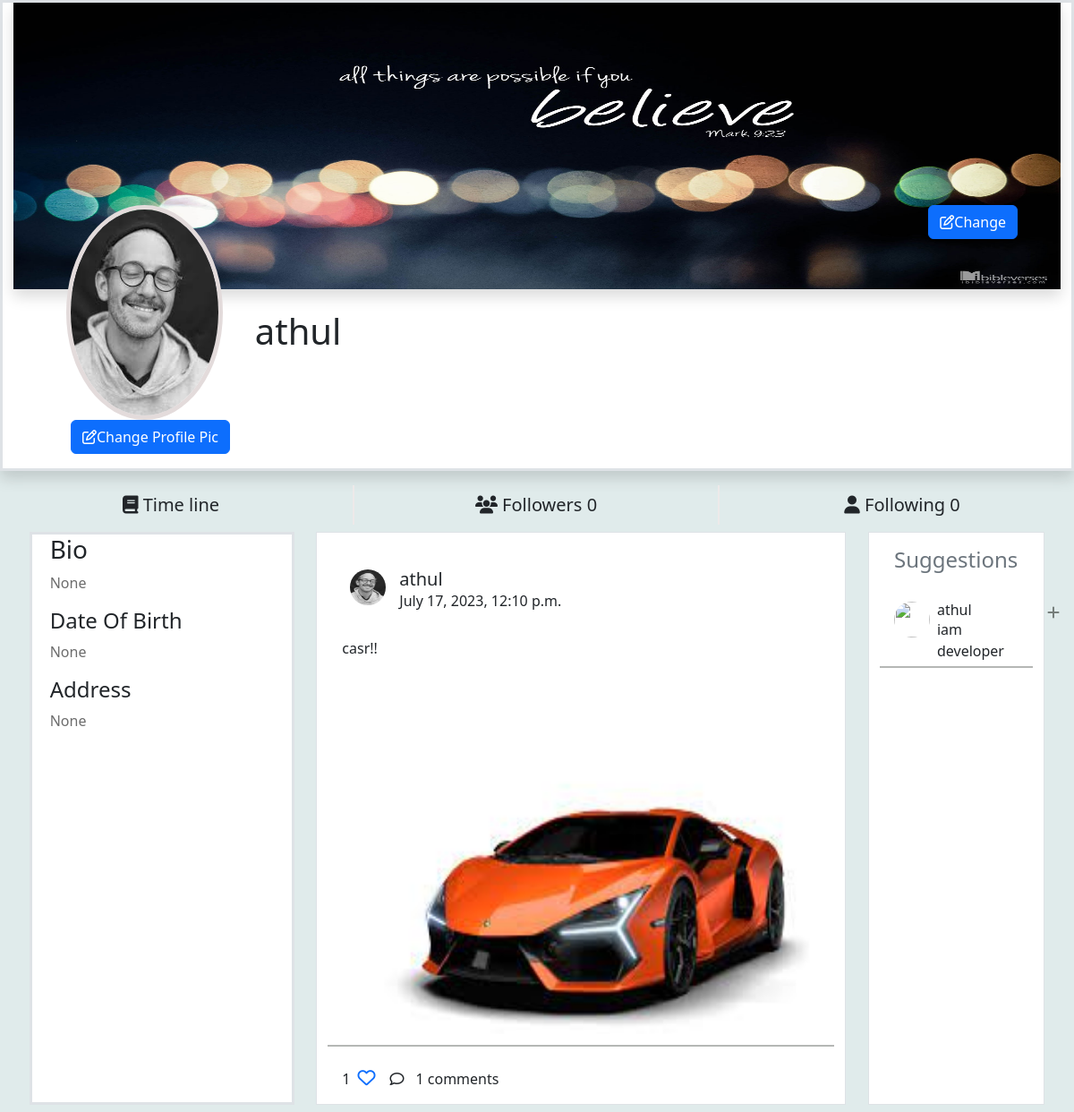
The app's page /profile/1/detail/ (signed in) with its own data.
### myapp/models.py (models this page shows, shortened)
class UserProfile(models.Model):
    user=models.OneToOneField(User,on_delete=models.CASCADE,related_name="profile")
    profile_pic=models.ImageField(upload_to="profilepics",blank=True,default="/profilepics/default.jpg")
    bio=models.CharField(max_length=200,null=True)
    address=models.CharField(max_length=200,null=True)
    dob=models.DateTimeField(null=True)
    following=models.ManyToManyField("self",related_name="followed_by",symmetrical=False)
    created_date=models.DateTimeField(auto_now_add=True)
    cover_pic=models.ImageField(upload_to="coverpic",blank=True,default="/profilepics/cover.jpg")
    def __str__(self):
        return self.user.username

class Posts(models.Model):
    title=models.CharField(max_length=200)
    image=models.ImageField(upload_to="postimages",null=True,blank=True)
    user=models.ForeignKey(User,on_delete=models.CASCADE,related_name="userposts")
    created_date=models.DateTimeField(auto_now_add=True)
    liked_by=models.ManyToManyField(User,related_name="post_like")

class Comments(models.Model):
    user=models.ForeignKey(User,on_delete=models.CASCADE,related_name="comment")
    comment_text=models.CharField(max_length=200)
    post=models.ForeignKey(Posts,on_delete=models.CASCADE,related_name="post_comment")
    created_date=models.DateTimeField(auto_now_add=True)

### myapp/views.py (the view)
# urls.py: path('profile/<int:pk>/detail/',views.ProfileDetailview.as_view(),name='profile-detail'),
@method_decorator(sign_required,name='dispatch')
class ProfileDetailview(DetailView):
    model=UserProfile
    template_name="profiledet.html"
    context_object_name="profile"

### myapp/views.py (called while the page is built)
def sign_required(fn):
    def wrapper(request,*args,**kwargs):
        if not request.user.is_authenticated:
            messages.error(request,'Please Login')
            return redirect('login')
        return fn(request,*args,**kwargs)
    return wrapper

### myapp/templates/profiledet.html (shortened to what this page needs)
<!DOCTYPE html>
{%load static%}
<html lang="en">
<head>
    <link rel="stylesheet" href="https://cdnjs.cloudflare.com/ajax/libs/font-awesome/6.3.0/css/all.min.css"
 />
    <link href="https://cdn.jsdelivr.net/npm/bootstrap@5.3.0-alpha1/dist/css/bootstrap.min.css" rel="stylesheet"
>
    <link rel="stylesheet" href="{%static 'css/profile.css'%}">
</head>
<body style="background-color: rgb(224, 235, 235);">
    <div class="container-fluid border border-3 shadow bg-white">
        <div class="cover_section">
            <img class="coverpic shadow" src="{{profile.cover_pic.url}}" alt="">
        </div>
        <div class="profile_section d-flex justify-content-between">
            <img class="propic" src="{{profile.profile_pic.url}}" alt="">
            <h1 class="onwername ">{{profile.user}}</h1>
            <div class=" me-5">
                <button class="btn btn-primary" data-bs-toggle="modal" data-bs-target="#exampleModal"><i class="fa-regular fa-pen-to-square"></i>Change</button></div>
        </div>
        <div class="ms-5 ps-3 pb-3">
            <button class="btn btn-primary" data-bs-toggle="modal" data-bs-target="#exampleModal1"><i class="fa-regular fa-pen-to-square"></i>Change Profile Pic</button></div>
    </div>
        <div class="row d-flex justify-content-evenly">
            <div class="col-4 text-center mt-3 swich  "><a class="btn fs-5" href=""><span><i
                            class="fa-solid fa-book"></i></span> Time line</a></div>
             <div class="col-4 text-center mt-3 swich ">
                <button class="btn fs-5" data-bs-toggle="modal" data-bs-target="#exampleModalfws">
                    <span><i class="fa-solid fa-users"></i></span> Followers {{profile.followed_by.all | length}}</a></div>
            <div class="col-4 text-center mt-3  ">
                <button class="btn fs-5" data-bs-toggle="modal" data-bs-target="#exampleModalfol">
                    <span><i class="fa-solid fa-user"></i></span> Following {{profile.following.all | length}}</a></div>
        </div>
    <div class="container-fluid ">
        <div class="row p-2 d-flex justify-content-evenly">
            <div class="col-3 bg-white  border border-3 ">
                <div class="ms-2">
                    <h3 class="">Bio</h3>
                    <p class=" o">{{profile.bio}}</p>
                    <h4>Date Of Birth</h4>
                    <p class="o">{{profile.dob}}</p>
                    <h4>Address</h4>
                    <p class="o">{{profile.address}}</p>
                </div>
            </div>
            <div class="col-6 bg-white  border">
                {%for p in profile.user.userposts.all%}
                <div class="allpost mt-4 bg-white">
                    <div class="d-flex p-3">
                        <div class="ms-2">
                            <img class="ownerpic" src="{{p.user.profile.profile_pic.url}}" alt="">
                        </div>
                        <div class="ms-3">
                            <h5 class="m-0">{{p.user}}</h5>
                            <p class="m-0">{{p.created_date}}</p>
                        </div>
                    </div>
                    <div class="posttitle p-3">
                        <h6>{{p.title}}</h6>
                    </div>
                    <div>
                        {%if p.image%}
                        <img class="postimg" src="{{p.image.url}}" alt="">
                        {%endif%}
                    </div>
                    <div class="lines mt-2 mb-2"></div>
                    <div class="d-flex">
                        <div class="ms-3  d-flex  align-items-center">
                            <p class="mt-3">{{p.liked_by.all | length}}</p>
                            <a href=""><i class="love fa-sharp fa-regular fa-heart ms-2"></i></a>
                        </div>
                        <div class="ms-3  d-flex  align-items-center">
                            <i class="fa-regular fa-comment"></i>
                            <div class="dropdown">
                                <a class="btn" href="#" role="button" data-bs-toggle="dropdown"
                                    aria-expanded="false">
                                    {{p.post_comment.all | length}} comments
                                </a>
                            </div>
                        </div>
                    </div>
                </div>
                {%endfor%}
            </div>
            <div class="col-2 bg-white  border">
                <div class="profilesection bg-white">
                    <h4 class="text-secondary p-3">Suggestions</h4>
                    <div class="p-item ">
                        <div class="peoples d-flex mt-3 ms-3">
                            <div>
                                <img class="peopleimg" src="image/download.png" alt="">
                            </div>
                            <div class="ms-2">
                                <h6 class="m-0">{{profile}}</h6>
                                <p class="m-0">iam developer</p>
                            </div>
                            <a href="" class="ms-5"><i style="color:rgba(11, 17, 11, 0.5) ;"
                                    class="fa-solid fa-plus"></i></a>
                        </div>
                        <div class="lines"></div>
                    </div>
                </div>
            </div>
        </div>
    </div>
</body>
</html>

### myapp/static/css/profile.css (style rules this page uses)
* { font-family: 'Segoe UI', Tahoma, Geneva, Verdana, sans-serif; }
.coverpic { width: 100%; height: 40vh; }
.propic { width: 15%; height: 30vh; margin-left: 5%; border-radius: 50%; border: 5px solid rgb(227, 219, 219); }
.profile_section { margin-top: -8%; }
.swich { border-right: 2px solid rgb(237, 233, 233); }
.onwername { margin-top: 10%; margin-left: -53%; font-family: 'Segoe UI', Tahoma, Geneva, Verdana, sans-serif; }
.o { color: rgba(11, 11, 11, 0.6); }
.ownerpic { margin: 2%; border-radius: 50%; width: 40px; height: 40px; }
.postimg { padding: 4px; width: 100%; height: 50vh; }
.love { font-size: 20px; }
.peopleimg { width:40px; height: 40px; border-radius: 50%; }
.peoples { width: 100%; }
.lines { margin-top: 5px; background-color:rgba(11, 17, 11, 0.3); height: 2px; width: 100%; }
.p-item { width: 100%; }

### records on screen
UserProfile: cover_pic (picture), profile_pic (picture), user "athul", followed_by.all|length "0", following.all|length "0", bio "None", dob "None", address "None", user.username "athul"
Posts: user.profile.profile_pic (picture), user "athul", created_date "July 17, 2023, 12:10 p.m.", title "casr!!", image (picture), liked_by.all|length "1", post_comment.all|length "1"
